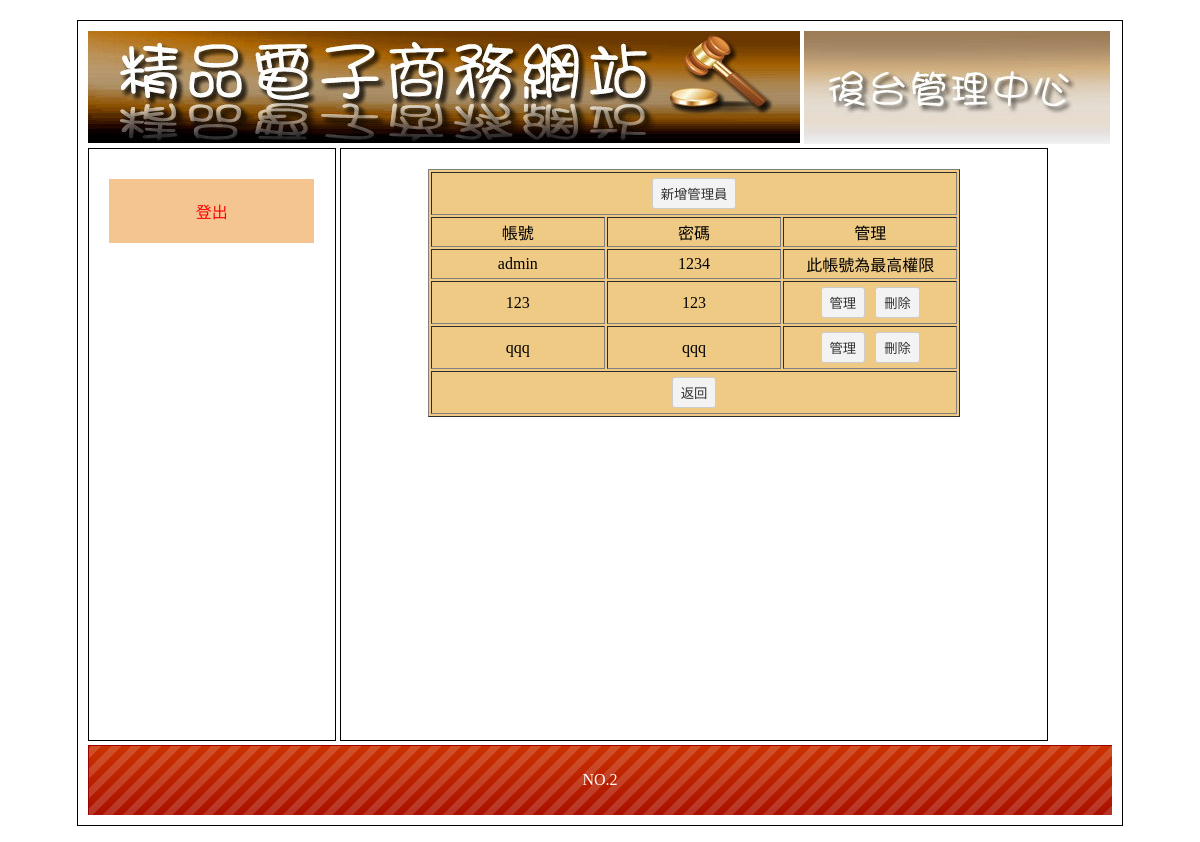
The app's page /admin.php with its own data.
### tables this page shows
CREATE TABLE `member` (
  `member_seq` int(10) UNSIGNED NOT NULL,
  `member_acc` text NOT NULL,
  `member_pw` text NOT NULL,
  `member_lv1` int(2) NOT NULL,
  `member_lv2` int(2) NOT NULL,
  `member_lv3` int(2) NOT NULL,
  `member_lv4` int(2) NOT NULL,
  `member_lv5` int(2) NOT NULL
);

CREATE TABLE `bot` (
  `bot_seq` int(10) UNSIGNED NOT NULL,
  `bot_txt` text NOT NULL
);

### a_admin.php (the view, shortened to what this page needs)
<?php if(empty($_GET["seq"])){
    $sql = "select * from member";
    $c1  = mysqli_query($link,$sql);
    $c2  = mysqli_fetch_assoc($c1);
     ?>
<table width="80%" border="-" align="center" cellpadding="2" cellspacing="2" class="pp">
  <tr>
    <td colspan="3" align="center" valign="middle"><input type="button" value="新增管理員" onclick="document.location.href='admin.php?do=admin&redo=adminadd'"></td>
  </tr>
  <tr>
    <td width="30%" align="center" valign="middle">帳號</td>
    <td width="30%" align="center" valign="middle">密碼</td>
    <td width="30%" align="center" valign="middle">管理</td>
  </tr>
  <?php do{  ?>
  <tr>
    <td width="30%" align="center" valign="middle"><?=$c2["member_acc"]?></td>
    <td width="30%" align="center" valign="middle"><?=$c2["member_pw"]?></td>
    <td width="30%" align="center" valign="middle">
        <?php if($c2["member_acc"] == "admin"){ echo "此帳號為最高權限"; }else{ ?>
        <input type="button" value="管理" onclick="document.location.href='admin.php?do=admin&redo=admin&seq=<?=$c2["member_seq"]?>'" >
        <input type="button" value="刪除" onclick="document.location.href='delete_api.php?table=member&seq=<?=$c2["member_seq"]?>'" >
        <?php } ?>
    </td>
  </tr>
        <?php }while($c2  = mysqli_fetch_assoc($c1)) ?>
        <tr>
    <td colspan="3" align="center" valign="middle"><input type="button" value="返回" onclick="document.location.href='index.php'"></td>
  </tr>
</table>
<?php } ?>

### admin.php (shortened to what this page needs)
<!DOCTYPE html PUBLIC "-//W3C//DTD XHTML 1.0 Transitional//EN" "http://www.w3.org/TR/xhtml1/DTD/xhtml1-transitional.dtd">
<?php
include_once("head.php");
?>
<body>
	<div id="main" style="width:1024px;">
    	<div id="top">
        	<a href="index.php">
            	<img src="./Manage Page_files/0416.jpg">
            </a>
                            <img src="./Manage Page_files/0417.jpg">
				   </div>
        <div id="left" class="ct">
        	<div style="min-height:400px;">
            	        	<a href="?do=admin&redo=logout" style="color:#f00;">登出</a>
                    </div>
                    </div>
        <div id="right" style="overflow:auto;">
			<?php include_once($relist[$redo]); ?>
					</div>
					<?php
					$sql = "select * from bot";
					$c1  = mysqli_query($link,$sql);
					$c2  = mysqli_fetch_assoc($c1);
					?>
	<div  style="line-height:70px;color:#FFF;background:url(icon/bot.png);" class="ct">
        <?=$c2["bot_txt"]?>   </div>
    </div>
</body></html>

### home_files/css.css (style rules this page uses)
body { font-family:"微軟正黑體"; }
#main { width:1034px; padding:10px; margin:20px auto 20px auto; border:#000 solid 1px; min-height:768px; }
#top a { color:#CE631C; text-decoration:none; }
#left { display:inline-block; width:20%; padding:2%; height:550px; vertical-align:top; border:#000 1px solid; overflow:scroll; }
#left a { display:block; padding:20px 5px 20px 5px; text-decoration:none; background:#F4C591; margin:10px auto 10px auto; color:#65350A; }
.ct { text-align:center; }
#right { display:inline-block; width:65%; padding:2%; height:550px; border:#000 1px solid; overflow:scroll; }
.pp { background:#EFCA85; }
.pp td { background:#EFCA85; }
input[type=text],input[type=password],input[type=submit],button,.button,input[type=reset],input[type=button],select，textarea,input[type=number] { background:#F3F3F3; border:#CCC 1px solid; border-radius:3px; padding:5px 8px 5px 8px; text-decoration:none; margin:3px; color:#333; }

### records on screen
member: member_acc "admin", member_pw "1234", shows "此帳號為最高權限"
member: member_acc "123", member_pw "123"
member: member_acc "qqq", member_pw "qqq"
bot: bot_txt "NO.2"
